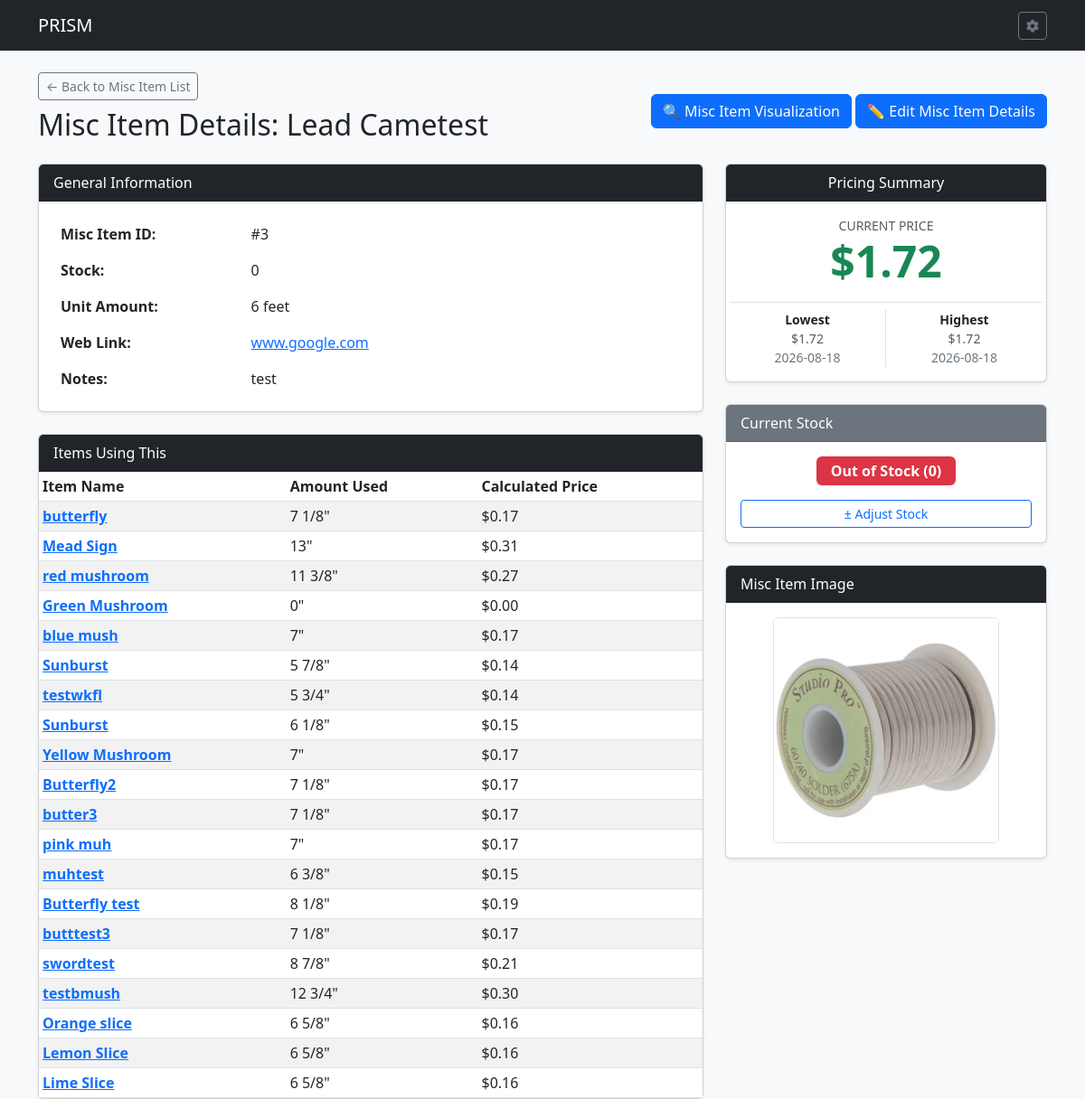
The page /misc_item/3 on the database its author committed.
### tables this page shows
CREATE TABLE MSI (

    MSIID INTEGER PRIMARY KEY AUTOINCREMENT,	--Misc Item ID
    MSINAME TEXT,				--Misc Item Name
    MSIIMG TEXT,				--Misc Item Image
    MSISTOCK INTEGER,				--Misc Item Stock
    MSIURL TEXT,				--Misc Item URL
    MSINOTE TEXT,				--Misc Item Notes
    MSIUNIT NUMERIC,				--Misc Item Units per Item
    UNTTYPE TEXT,				--Misc Item Unit Type
    MSITYPE TEXT,				--Misc Item Category Type
    ISACTIVE INTEGER, LOWSTOCK INTEGER DEFAULT 1,				--Is Active Bool

    FOREIGN KEY (MSITYPE) REFERENCES MST(MSITYPE) ON DELETE CASCADE ON UPDATE CASCADE,
    FOREIGN KEY (UNTTYPE) REFERENCES UNTS(UNTTYPE) ON DELETE CASCADE ON UPDATE CASCADE
    
);

CREATE TABLE ITM (

    ITEMID INTEGER PRIMARY KEY AUTOINCREMENT,	--Item ID
    ITMNAME TEXT,				--Item Name
    ITMIMG TEXT,				--Item Image
    ONEOFF INTEGER,				--One off Item
    VARIAT INTEGER,				--Is Variation Boolean
    ITMGRP TEXT,				--Item Group
    CURRENT INTEGER,				--Currently Being Sold Bool
    ITMPTRN TEXT,				--Item Pattern Image
    ITMSVG TEXT,				--Item SVG
    ITMNOTE TEXT,				--Item Notes
    ITMLEN TEXT,				--Item Length
    ITMWID TEXT,				--Item Width
    IMISLDR INTEGER,				--Item Solder IMI ID
    IMICAME INTEGER,				--Item CAME IMI ID
    IMIFOIL INTEGER,				--Item Foil IMI ID
    IMICHAIN INTEGER,				--Item Chain IMI ID
    IMIRING INTEGER,				--Item Ring IMI ID
    IMIWIRE INTEGER,				--Item Wire IMI ID
    PARENT INTEGER,				--Parent Item ID
    PATINA TEXT,				--Patina Type
    ISACTIVE INTEGER,				--Is Active Item

    FOREIGN KEY (ITMGRP) REFERENCES IGP(ITMGRP) ON DELETE SET NULL ON UPDATE CASCADE,
    FOREIGN KEY (IMISLDR) REFERENCES IMI(IMIID) ON DELETE SET NULL ON UPDATE CASCADE,
    FOREIGN KEY (IMICAME) REFERENCES IMI(IMIID) ON DELETE SET NULL ON UPDATE CASCADE,
    FOREIGN KEY (IMIFOIL) REFERENCES IMI(IMIID) ON DELETE SET NULL ON UPDATE CASCADE,
    FOREIGN KEY (IMICHAIN) REFERENCES IMI(IMIID) ON DELETE SET NULL ON UPDATE CASCADE,
    FOREIGN KEY (IMIRING) REFERENCES IMI(IMIID) ON DELETE SET NULL ON UPDATE CASCADE,
    FOREIGN KEY (IMIWIRE) REFERENCES IMI(IMIID) ON DELETE SET NULL ON UPDATE CASCADE,
    FOREIGN KEY (PATINA) REFERENCES PATINA(PATINA) ON DELETE SET NULL ON UPDATE CASCADE
);

CREATE TABLE MSP (
    MSIID INTEGER,				--Misc Item ID 
    MSIPRICE NUMERIC,                         	--Misc Item Price
    STDATE TEXT,                              	--Price Start Date
    ENDDATE TEXT,                             	--Price End Date

    FOREIGN KEY (MSIID) REFERENCES MSI(MSIID) ON DELETE CASCADE ON UPDATE CASCADE

);

### routes/misc_routes.py (the view, shortened to what this page needs)
@misc_bp.route('/misc_item/<int:misc_id>', methods=['GET', 'POST'])
def misc_detail(misc_id):
    db = get_db_from_app()
    misc = db.execute('''

        SELECT m.*, u.UNTTYPE, u.CFACTOR,

               COALESCE((

                   SELECT i.MSISTOCK

                   FROM MSIINV i

                   WHERE i.MSIID = m.MSIID

                   ORDER BY i.TS DESC, i.MSITRNID DESC

                   LIMIT 1

               ), 0) AS CURRENT_STOCK

        FROM MSI m

        LEFT JOIN UNTS u ON m.UNTTYPE = u.UNTTYPE

        WHERE m.MSIID = ?

    ''', (misc_id,)).fetchone()
    if not misc:
        flash('Misc Item record not found.', 'danger')
        return redirect(url_for('misc_bp.list_misc'))
    raw_items = db.execute('''

        SELECT m.*, i.IMIAMT, t.ITMNAME, t.ITEMID

        FROM MSI m

        LEFT JOIN UNTS u ON m.UNTTYPE = u.UNTTYPE

        LEFT JOIN IMI i on m.MSIID = i.MSIID

        LEFT JOIN ITM t ON i.ITEMID = t.ITEMID

        WHERE m.MSIID = ?

    ''', (misc_id,)).fetchall()
    current_price = db.execute(
        """

          SELECT MSIPRICE AS PRICE FROM MSP

          WHERE MSIID = ? AND (ENDDATE IS NULL OR ENDDATE >= DATE('now'))

          ORDER BY STDATE DESC LIMIT 1

        """,
        (misc_id,),
    ).fetchone()
    lowest_price = db.execute(
        """

          SELECT MSIPRICE AS PRICE, STDATE AS START_DATE, ENDDATE AS END_DATE FROM MSP

          WHERE MSIID = ?

          ORDER BY MSIPRICE ASC LIMIT 1

        """,
        (misc_id,),
    ).fetchone()
    highest_price = db.execute(
        """

          SELECT MSIPRICE AS PRICE, STDATE AS START_DATE, ENDDATE AS END_DATE FROM MSP

          WHERE MSIID = ?

          ORDER BY MSIPRICE DESC LIMIT 1

        """,
        (misc_id,),
    ).fetchone()
    unit_price = float(current_price['PRICE']) if current_price and current_price['PRICE'] else 0.0
    cfactor = float(misc['CFACTOR']) if misc['CFACTOR'] and float(misc['CFACTOR']) > 0 else 1.0
    msiunit = float(misc['MSIUNIT']) if misc['MSIUNIT'] is not None and float(misc['MSIUNIT']) > 0 else 1.0
    divisor = cfactor * msiunit
    items = []
    for row in raw_items:
        if row['ITEMID'] is None:
            continue
        item = dict(row)
        raw_amt = float(item['IMIAMT']) if item['IMIAMT'] is not None else 0.0
        if misc['MSITYPE'] == 'Solder':
            came_row = db.execute('''

                SELECT i.IMIAMT

                FROM IMI i

                JOIN MSI m ON i.MSIID = m.MSIID

                WHERE i.ITEMID = ? AND m.MSITYPE = 'Came'

            ''', (item['ITEMID'],)).fetchone()
            raw_came = float(came_row['IMIAMT']) if came_row and came_row['IMIAMT'] is not None else 0.0
            calc_amt = (raw_amt * 0.3776 * 2) + (raw_came * 0.1652 * 2)
        elif misc['MSITYPE'] == 'Came':
            calc_amt = raw_amt * 0.1652 * 2
        else:
            calc_amt = raw_amt
        item['CALC_AMT'] = calc_amt
        if divisor > 0 and unit_price > 0:
            item['CALC_PRICE'] = calc_amt * (unit_price / divisor)
        else:
            item['CALC_PRICE'] = 0.0
        items.append(item)
    return render_template(
        'misc_detail.html', misc=misc, items=items, current_price=current_price, lowest_price=lowest_price,
        highest_price=highest_price, today_date=date.today().isoformat()
    )

### app.py (called while the page is built)
def get_db():
    conn = sqlite3.connect(DATABASE)
    conn.row_factory = sqlite3.Row
    conn.execute("PRAGMA foreign_keys = ON;")
    return conn

### routes/misc_routes.py (called while the page is built)
@misc_bp.context_processor
def inject_utils():
    return dict(format_fractional_inches=format_fractional_inches)

def get_db_from_app():
    from __main__ import get_db
    return get_db()

### utils.py (called while the page is built)
def format_fractional_inches(value):
    if value is None:
        return '—'
    try:
        val = float(value)
    except (ValueError, TypeError):
        return '—'
    whole = int(val)
    remainder = val - whole
    eighths = round(remainder * 8)
    if eighths == 8:
        whole += 1
        eighths = 0
    fractions = {
        0: '',
        1: '1/8',
        2: '1/4',
        3: '3/8',
        4: '1/2',
        5: '5/8',
        6: '3/4',
        7: '7/8'
    }
    frac_str = fractions.get(eighths, '')
    if whole == 0 and frac_str == '':
        return '0"'
    elif whole == 0:
        return f'{frac_str}"'
    elif frac_str == '':
        return f'{whole}"'
    else:
        return f'{whole} {frac_str}"'

### templates/misc_detail.html (shortened to what this page needs)
{% extends 'base.html' %}
{% block content %}
<div class="d-flex justify-content-between align-items-center mb-3">
    <div>
        <a href="{{ url_for('misc_bp.list_misc') }}" class="btn btn-outline-secondary btn-sm mb-2">&larr; Back to Misc Item List</a>
        <h2>Misc Item Details: {{ misc.MSINAME }}</h2>
    </div>
    <div>
        <a href="{{ url_for('misc_bp.misc_visuals', misc_id=misc.MSIID) }}" class="btn btn-primary">🔍 Misc Item Visualization</a>
        <a href="{{ url_for('misc_bp.edit_misc', misc_id=misc.MSIID) }}" class="btn btn-primary">✏️  Edit Misc Item Details</a>
    </div>
</div>
<div class="row">
    <div class="col-md-8">
        <div class="card shadow-sm mb-4">
            <div class="card-header bg-dark text-white">General Information</div>
            <div class="card-body">
                <table class="table table-borderless mb-0">
                    <tbody>
                        <tr>
                            <th style="width: 30%;">Misc Item ID:</th>
                            <td>#{{ misc.MSIID }}</td>
                        </tr>
                        <tr>
                            <th>Stock:</th>
                            <td>{{ misc.CURRENT_STOCK if misc.CURRENT_STOCK is not none else 'None' }}</td>
                        </tr>
                        <tr>
                            <th>Unit Amount:</th>
                            <td>{{ misc.MSIUNIT or 'None' }} {{ misc.UNTTYPE or '' }}</td>
                        </tr>
                        <tr>
                            <th>Web Link:</th>
                            <td>
                                {% if misc.MSIURL %}
                                    <a href="{{ misc.MSIURL }}" target="_blank" rel="noopener">{{ misc.MSIURL }}</a>
                                {% else %}
                                    <span class="text-muted">None</span>
                                {% endif %}
                            </td>
                        </tr>
                        <tr>
                            <th>Notes:</th>
                            <td>{{ misc.MSINOTE or 'No notes provided.' }}</td>
                        </tr>
                    </tbody>
                </table>
            </div>
        </div>
        <div class="card shadow-sm">
            <div class="card-header bg-dark text-white">Items Using This</div>
            <div class="card-body p-0">
                <table class="table table-sm table-striped mb-0">
                    <thead>
                        <tr>
                            <th>Item Name</th>
                            <th>Amount Used</th>
                            <th>Calculated Price</th>
                        </tr>
                    </thead>
                    <tbody>
                        {% if items %}
                            {% for i in items %}
                            <tr>
                                <td>
                                    <a href="{{ url_for('item_bp.item_detail', item_id=i.ITEMID) }}">
                                        <strong>{{ i.ITMNAME }}</strong>
                                    </a>
                                </td>
                                <td>
                                    {% if unit_label | trim == 'in' %}
                                        {{ format_fractional_inches(i.CALC_AMT) }}
                                    {% else %}
                                        {{ "%.2f"|format(i.CALC_AMT) }} {{ unit_label | trim }}
                                    {% endif %}
                                </td>
                                <td>
                                    ${{ "%.2f"|format(i.CALC_PRICE) }}
                                </td>
                            </tr>
                            {% endfor %}
                        {% else %}
                        <tr>
                            <td colspan="3" class="text-center py-3 text-muted">No item patterns currently reference this misc item.</td>
                        </tr>
                        {% endif %}
                    </tbody>
                </table>
            </div>
        </div>
    </div>
    <div class="col-md-4">
        <div class="card shadow-sm mb-4 text-center">
            <div class="card-header bg-dark text-white">Pricing Summary</div>
            <div class="card-body">
                <div class="mb-3">
                    <span class="text-muted small d-block">CURRENT PRICE</span>
                    <h2 class="display-5 fw-bold text-success mb-0">
                        ${% if current_price %}{{ "%.2f"|format(current_price.PRICE) }}{% else %}0.00{% endif %}
                    </h2>
                </div>
                <div class="row border-top pt-2 text-muted small">
                    <div class="col-6 border-end">
                        <span class="d-block fw-bold text-dark">Lowest</span>
                        <span>${% if lowest_price %}{{ "%.2f"|format(lowest_price.PRICE) }}{% else %}0.00{% endif %}</span>
                        <div class="text-xs text-secondary">
                            {% if lowest_price %}{{ lowest_price.START_DATE }} {% if lowest_price.END_DATE %}to {{ lowest_price.END_DATE }}{% endif %}{% else %}N/A{% endif %}
                        </div>
                    </div>
                    <div class="col-6">
                        <span class="d-block fw-bold text-dark">Highest</span>
                        <span>${% if highest_price %}{{ "%.2f"|format(highest_price.PRICE) }}{% else %}0.00{% endif %}</span>
                        <div class="text-xs text-secondary">
                            {% if highest_price %}{{ highest_price.START_DATE }} {% if highest_price.END_DATE %}to {{ highest_price.END_DATE }}{% endif %}{% else %}N/A{% endif %}
                        </div>
                    </div>
                </div>
            </div>
        </div>
        <div class="card shadow-sm mb-4">
            <div class="card-header bg-secondary text-white d-flex justify-content-between align-items-center">
                <span>Current Stock</span>
            </div>
            <div class="card-body text-center">
                {% set stock = misc.CURRENT_STOCK if misc.CURRENT_STOCK is not none else 0 %}
                <div class="mb-3">
                    {% if stock <= 0 %}
                        <span class="badge bg-danger px-3 py-2 fs-6">Out of Stock (0)</span>
                    {% elif stock == 1 %}
                        <span class="badge bg-warning text-dark px-3 py-2 fs-6">Low Stock (1)</span>
                    {% else %}
                        <span class="badge bg-success px-3 py-2 fs-6">In Stock ({{ stock }})</span>
                    {% endif %}
                </div>
                <button type="button" class="btn btn-sm btn-outline-primary adjust-btn w-100"
                        data-bs-toggle="modal"
                        data-bs-target="#adjustModal"
                        data-msiid="{{ misc.MSIID }}"
                        data-msiname="{{ misc.MSINAME }}"
                        data-currentstock="{{ stock }}">
                    ± Adjust Stock
                </button>
            </div>
        </div>
        {% if misc.MSIIMG %}
        <div class="card shadow-sm mb-4">
            <div class="card-header bg-dark text-white">Misc Item Image</div>
            <div class="card-body text-center">
                {% if misc.MSIIMG.startswith('http://') or misc.MSIIMG.startswith('https://') %}
                    <img src="{{ misc.MSIIMG }}" alt="{{ misc.MSINAME }}" class="img-fluid rounded border" style="max-height: 250px;">
                {% else %}
                    <img src="{{ url_for('static', filename=misc.MSIIMG.lstrip('/')) }}" alt="{{ misc.MSINAME }}" class="img-fluid rounded border" style="max-height: 250px;">
                {% endif %}
            </div>
        </div>
        {% endif %}
    </div>
</div>
{% endblock %}

### rows shown on the page
MSI: MSINAME "Lead Cametest", MSIID "3", MSIUNIT "6", UNTTYPE "feet", MSIURL "www.google.com", MSINOTE "test", MSIIMG (picture)
ITM: ITMNAME "butterfly", CALC_AMT "7 1/8\"", CALC_PRICE "0.17"
ITM: ITMNAME "Mead Sign", CALC_AMT "13\"", CALC_PRICE "0.31"
ITM: ITMNAME "red mushroom", CALC_AMT "11 3/8\"", CALC_PRICE "0.27"
ITM: ITMNAME "Green Mushroom", CALC_AMT "0\"", CALC_PRICE "0.00"
ITM: ITMNAME "blue mush", CALC_AMT "7\"", CALC_PRICE "0.17"
ITM: ITMNAME "Sunburst", CALC_AMT "5 7/8\"", CALC_PRICE "0.14"
ITM: ITMNAME "testwkfl", CALC_AMT "5 3/4\"", CALC_PRICE "0.14"
ITM: ITMNAME "Sunburst", CALC_AMT "6 1/8\"", CALC_PRICE "0.15"
ITM: ITMNAME "Yellow Mushroom", CALC_AMT "7\"", CALC_PRICE "0.17"
ITM: ITMNAME "Butterfly2", CALC_AMT "7 1/8\"", CALC_PRICE "0.17"
ITM: ITMNAME "butter3", CALC_AMT "7 1/8\"", CALC_PRICE "0.17"
ITM: ITMNAME "pink muh", CALC_AMT "7\"", CALC_PRICE "0.17"
ITM: ITMNAME "muhtest", CALC_AMT "6 3/8\"", CALC_PRICE "0.15"
ITM: ITMNAME "Butterfly test", CALC_AMT "8 1/8\"", CALC_PRICE "0.19"
ITM: ITMNAME "butttest3", CALC_AMT "7 1/8\"", CALC_PRICE "0.17"
ITM: ITMNAME "swordtest", CALC_AMT "8 7/8\"", CALC_PRICE "0.21"
ITM: ITMNAME "testbmush", CALC_AMT "12 3/4\"", CALC_PRICE "0.30"
ITM: ITMNAME "Orange slice", CALC_AMT "6 5/8\"", CALC_PRICE "0.16"
ITM: ITMNAME "Lemon Slice", CALC_AMT "6 5/8\"", CALC_PRICE "0.16"
ITM: ITMNAME "Lime Slice", CALC_AMT "6 5/8\"", CALC_PRICE "0.16"
MSP: PRICE "1.72", START_DATE "2026-08-18"

### other values the page prints
{{ misc.CURRENT_STOCK if misc.CURRENT_STOCK is not none else 'None' }} "0"
